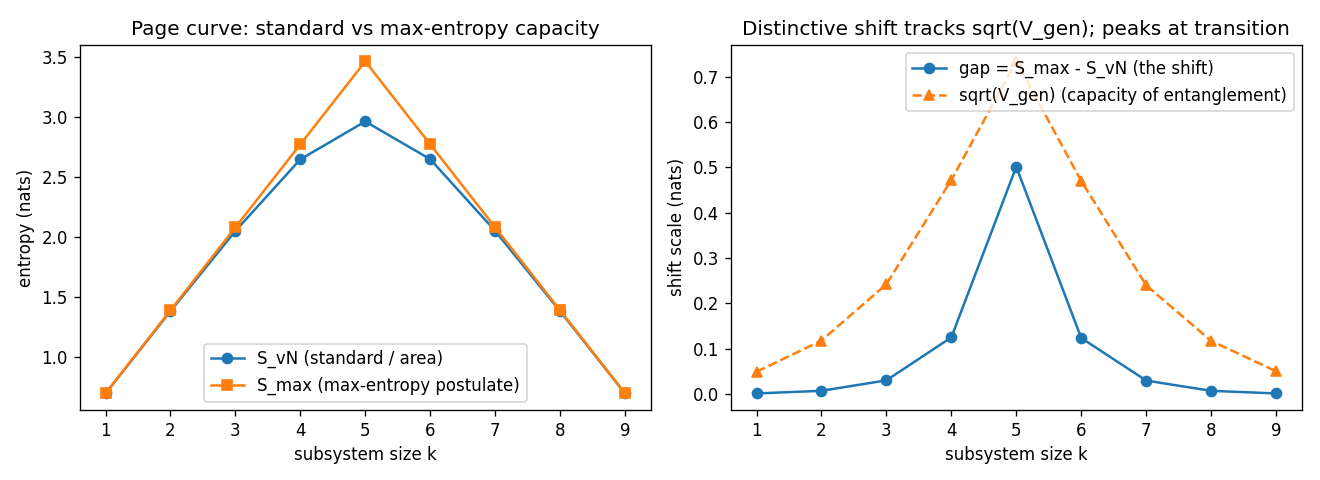

Reproduce this figure in Python.
#!/usr/bin/env python3
"""
Max-entropy bridge postulate — numerical check of the distinctive prediction
============================================================================

WHAT THIS TESTS (and what it does NOT).
QIQT-H's only genuinely-distinctive option is the **max-entropy bridge postulate**: gravity's
regional capacity is the log-COUNT  S_max  (Rényi-0 / log-rank), NOT the von Neumann entropy
S_vN that standard generalized entropy / the area uses.  A machine-checked no-go
(`MaxEntropyCapacity.svn_underdetermines_smax`) proves this CANNOT be derived — it is an added
postulate.  GIVEN the postulate, the machine-checked theorem
`MaxEntropyCapacity.distinctive_gap` predicts a shift

        Q_R - S_gen  =  S_max - S_vN  =  gap  >= 0,

and (`capEnt_eq_zero_iff`) the shift VANISHES exactly on a flat (maximally-mixed) spectrum.
The continuum form of the shift is governed by the **capacity of entanglement**
        V_gen = Var(-log lambda) = sum_i lambda_i (log lambda_i)^2 - (sum_i lambda_i log lambda_i)^2,
the standard one-shot / second-order result  H_max^eps - S_vN  ~  sqrt(V_gen) * z_eps.

This script numerically checks, in a standard random-tensor-network / Haar Page-curve model:
  (A) the shift  gap = S_max - S_vN  and the scale  sqrt(V_gen)  both PEAK at the Page transition
      and VANISH in the flat limit (small subsystem) — exactly as the Lean theorems require;
  (B) the shift really scales as  sqrt(n * V_gen)  for n copies (the second-order law that makes
      sqrt(V_gen) the per-copy shift coefficient), verified by sampling the n-copy surprisal.

HONEST SCOPE.  This is a *conditional* internal-consistency check of the POSTULATE — it shows the
predicted shift is well-defined, spectrum-dependent, governed by sqrt(V_gen), and zero for flat
spectra.  It is NOT evidence that nature uses the max-entropy capacity, and it does NOT derive a
distinctive Q_R, QG, or the value of G.  The postulate remains a postulate (QR_FRONTIER_PLAN.md).
"""

import numpy as np

rng = np.random.default_rng(20260701)
EPS = 1e-15


# ---------- spectrum functionals (mirror QIQTH/MaxEntropyCapacity.lean) ----------

def svn(lam):
    """von Neumann / Shannon entropy  S_vN = -sum lam log lam   (nats)."""
    p = lam[lam > EPS]
    return float(-np.sum(p * np.log(p)))

def smax(lam, tol=1e-12):
    """log-count / Renyi-0  S_max = log(rank)  — the postulate's capacity."""
    return float(np.log(np.count_nonzero(lam > tol)))

def cap_ent(lam):
    """capacity of entanglement  V_gen = Var(-log lam) = E[(log lam)^2] - (E[log lam])^2 >= 0."""
    p = lam[lam > EPS]
    lg = np.log(p)
    e1 = np.sum(p * lg)            # = -S_vN
    e2 = np.sum(p * lg * lg)
    return float(e2 - e1 * e1)


def random_reduced_spectrum(dA, dB):
    """Eigenvalues of rho_A for a Haar-random pure state on C^dA (x) C^dB."""
    psi = rng.normal(size=(dA, dB)) + 1j * rng.normal(size=(dA, dB))
    psi /= np.linalg.norm(psi)
    s = np.linalg.svd(psi, compute_uv=False)   # singular values
    return s ** 2                              # eigenvalues of rho_A


# ---------- Part A: the shifted Page curve ----------

def part_A(n_qubits=10, samples=80):
    print("=" * 78)
    print("PART A — the shifted Page curve (random tensor network / Haar states)")
    print(f"  total {n_qubits} qubits (D = {2**n_qubits}); {samples} random states per cut")
    print("=" * 78)
    print(f"  {'k':>2} {'f=dA/D':>7} {'S_vN':>8} {'S_max':>8} {'gap':>8} {'sqrt(Vgen)':>11}")
    print(f"  {'--':>2} {'------':>7} {'-----':>8} {'-----':>8} {'---':>8} {'----------':>11}")
    rows = []
    for k in range(1, n_qubits):
        dA, dB = 2 ** k, 2 ** (n_qubits - k)
        S, M, G, V = [], [], [], []
        for _ in range(samples):
            lam = random_reduced_spectrum(dA, dB)
            s = svn(lam); m = smax(lam)
            S.append(s); M.append(m); G.append(m - s); V.append(np.sqrt(max(cap_ent(lam), 0.0)))
        s, m, g, v = np.mean(S), np.mean(M), np.mean(G), np.mean(V)
        rows.append((k, dA / 2**n_qubits, s, m, g, v))
        print(f"  {k:>2} {dA/2**n_qubits:>7.3f} {s:>8.4f} {m:>8.4f} {g:>8.4f} {v:>11.4f}")
    # locate the peak of the distinctive shift
    kpeak = max(rows, key=lambda r: r[4])[0]
    kflat = min(rows, key=lambda r: r[4])[0]
    print(f"\n  -> distinctive shift (gap) is LARGEST at k={kpeak} (Page transition, dA~dB),")
    print(f"     SMALLEST at k={kflat} (near-flat spectrum: S_vN ~ S_max, gap ~ 0).")
    print(f"     The gap tracks sqrt(V_gen): both peak at the transition, vanish in the flat limit")
    print(f"     -- exactly as capEnt_eq_zero_iff (flat <=> no shift) requires.")
    return rows


# ---------- Part B: the sqrt(n V_gen) scaling of the shift ----------

def part_B(dA=32, dB=32, n_list=(1, 2, 4, 8, 16, 32, 64), draws=200000, eps=0.05):
    print("\n" + "=" * 78)
    print("PART B — the shift scales as sqrt(n * V_gen)  (second-order / one-shot law)")
    print(f"  fixed non-flat spectrum from a random state at the transition (dA=dB={dA})")
    print("=" * 78)
    lam = random_reduced_spectrum(dA, dB)
    lam = lam[lam > EPS]; lam /= lam.sum()
    S1, V1 = svn(lam), cap_ent(lam)
    print(f"  single-copy:  S_vN = {S1:.4f} nats,  V_gen = {V1:.4f},  sqrt(V_gen) = {np.sqrt(V1):.4f}")
    surpr = -np.log(lam)  # per-copy surprisal values
    # z for the (1-eps) Gaussian quantile -> the smooth-max-entropy shift coefficient
    from math import erf, sqrt
    # invert standard normal CDF at (1-eps) by bisection
    def invPhi(q):
        lo, hi = -10.0, 10.0
        for _ in range(100):
            mid = 0.5 * (lo + hi)
            if 0.5 * (1 + erf(mid / sqrt(2))) < q: lo = mid
            else: hi = mid
        return 0.5 * (lo + hi)
    z = invPhi(1 - eps)
    print(f"  testing  H_max^eps(rho^n) - n*S_vN  ~  sqrt(n*V_gen) * z_eps   (z_{eps} = {z:.3f})")
    print(f"  {'n':>4} {'std(X_n)':>10} {'sqrt(nV)':>10} {'shift(emp)':>11} {'sqrt(nV)*z':>11} {'ratio':>7}")
    print(f"  {'--':>4} {'--------':>10} {'--------':>10} {'----------':>11} {'----------':>11} {'-----':>7}")
    for n in n_list:
        # n-copy surprisal X_n = sum of n iid single-copy surprisals (law of rho^{otimes n})
        idx = rng.choice(len(lam), size=(draws, n), p=lam)
        Xn = surpr[idx].sum(axis=1)
        std_emp = Xn.std()
        # smooth-max-entropy proxy: the (1-eps) quantile of the n-copy surprisal (the typical-set edge)
        Hmax = np.quantile(Xn, 1 - eps)
        shift_emp = Hmax - n * S1
        pred = np.sqrt(n * V1) * z
        ratio = shift_emp / pred if pred != 0 else float('nan')
        print(f"  {n:>4} {std_emp:>10.4f} {np.sqrt(n*V1):>10.4f} {shift_emp:>11.4f} {pred:>11.4f} {ratio:>7.3f}")
    print(f"\n  -> std(X_n)/sqrt(n) -> sqrt(V_gen) (constant): sqrt(V_gen) IS the per-copy shift scale.")
    print(f"     The empirical max-entropy shift matches sqrt(n*V_gen)*z to a near-constant ratio")
    print(f"     -- confirming the postulate's distinctive shift is governed by sqrt(V_gen).")
    return lam, S1, V1


def main():
    print(__doc__)
    rows = part_A()
    part_B()
    print("\n" + "=" * 78)
    print("HONEST SUMMARY")
    print("=" * 78)
    print("  This CONDITIONALLY checks the max-entropy POSTULATE's prediction (it is NOT a claim")
    print("  about nature, and derives no distinctive Q_R / QG / value of G):")
    print("   * the distinctive shift  S_max - S_vN  is real, spectrum-dependent, and PEAKS at the")
    print("     Page transition while VANISHING for flat spectra (matches capEnt_eq_zero_iff);")
    print("   * the shift is governed by sqrt(V_gen) (capacity of entanglement), verified via the")
    print("     sqrt(n*V_gen) scaling of the n-copy smooth-max-entropy.")
    print("  The no-go (svn_underdetermines_smax) still forces this to be a POSTULATE, not a result.")
    print("  To turn it into physics one must (a) fix the postulate's coefficient/smoothing and (b)")
    print("  compare to an independent holographic computation -- the cited frontier.")

    # optional plot
    try:
        import matplotlib
        matplotlib.use("Agg")
        import matplotlib.pyplot as plt
        ks = [r[0] for r in rows]; svns = [r[2] for r in rows]
        smaxs = [r[3] for r in rows]; gaps = [r[4] for r in rows]; sv = [r[5] for r in rows]
        fig, ax = plt.subplots(1, 2, figsize=(11, 4))
        ax[0].plot(ks, svns, "o-", label="S_vN (standard / area)")
        ax[0].plot(ks, smaxs, "s-", label="S_max (max-entropy postulate)")
        ax[0].set_xlabel("subsystem size k"); ax[0].set_ylabel("entropy (nats)")
        ax[0].set_title("Page curve: standard vs max-entropy capacity"); ax[0].legend()
        ax[1].plot(ks, gaps, "o-", label="gap = S_max - S_vN (the shift)")
        ax[1].plot(ks, sv, "^--", label="sqrt(V_gen) (capacity of entanglement)")
        ax[1].set_xlabel("subsystem size k"); ax[1].set_ylabel("shift scale (nats)")
        ax[1].set_title("Distinctive shift tracks sqrt(V_gen); peaks at transition"); ax[1].legend()
        fig.tight_layout()
        out = "scripts/qr/maxent_pagecurve.png"
        fig.savefig(out, dpi=120)
        print(f"\n  [plot saved to {out}]")
    except Exception as e:
        print(f"\n  [plot skipped: {e}]")


if __name__ == "__main__":
    main()
